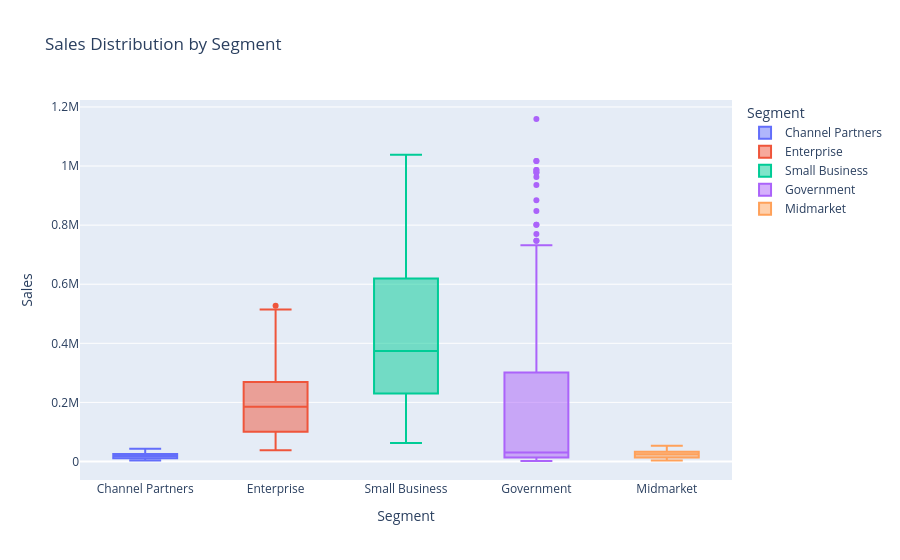

This figure's notebook cell:
### Code cell
fig = px.box(
    df, x='Segment', y='Sales',
    color='Segment',
    title='Sales Distribution by Segment',
    points='outliers'
)
fig.show()

### Figure 1 — Plotly figure (JSON) as saved in the notebook; plotly's stock layout.template omitted (floating-point values rounded to 4 significant figures; data arrays with more than 128 entries replaced by an {"elided": "..."} marker saying what was removed)
{"data": [{"alignmentgroup": "True", "boxpoints": "outliers", "hovertemplate": "Segment=%{x}<br>Sales=%{y}<extra></extra>", "legendgroup": "Channel Partners", "marker": {"color": "#636efa"}, "name": "Channel Partners", "notched": false, "offsetgroup": "Channel Partners", "orientation": "v", "showlegend": true, "type": "box", "x": ["Channel Partners", "Channel Partners", "Channel Partners", "Channel Partners", "Channel Partners", "Channel Partners", "Channel Partners", "Channel Partners", "Channel Partners", "Channel Partners", "Channel Partners", "Channel Partners", "Channel Partners", "Channel Partners", "Channel Partners", "Channel Partners", "Channel Partners", "Channel Partners", "Channel Partners", "Channel Partners", "Channel Partners", "Channel Partners", "Channel Partners", "Channel Partners", "Channel Partners", "Channel Partners", "Channel Partners", "Channel Partners", "Channel Partners", "Channel Partners", "Channel Partners", "Channel Partners", "Channel Partners", "Channel Partners", "Channel Partners", "Channel Partners", "Channel Partners", "Channel Partners", "Channel Partners", "Channel Partners", "Channel Partners", "Channel Partners", "Channel Partners", "Channel Partners", "Channel Partners", "Channel Partners", "Channel Partners", "Channel Partners", "Channel Partners", "Channel Partners", "Channel Partners", "Channel Partners", "Channel Partners", "Channel Partners", "Channel Partners", "Channel Partners", "Channel Partners", "Channel Partners", "Channel Partners", "Channel Partners", "Channel Partners", "Channel Partners", "Channel Partners", "Channel Partners", "Channel Partners", "Channel Partners", "Channel Partners", "Channel Partners", "Channel Partners", "Channel Partners", "Channel Partners", "Channel Partners", "Channel Partners", "Channel Partners", "Channel Partners", "Channel Partners", "Channel Partners", "Channel Partners", "Channel Partners", "Channel Partners", "Channel Partners", "Channel Partners", "Channel Partners", "Channel Partners", "Channel Partners", "Channel Partners", "Channel Partners", "Channel Partners", "Channel Partners", "Channel Partners", "Channel Partners", "Channel Partners", "Channel Partners", "Channel Partners", "Channel Partners", "Channel Partners", "Channel Partners", "Channel Partners", "Channel Partners", "Channel Partners"], "x0": " ", "xaxis": "x", "y": [29160.0, 25930.0, 25930.0, 22930.0, 10570.0, 36210.0, 20690.0, 6602.0, 38020.0, 22270.0, 30220.0, 30220.0, 43000.0, 21030.0, 17170.0, 15230.0, 15230.0, 25350.0, 27710.0, 27710.0, 24400.0, 12790.0, 12790.0, 20990.0, 3342.0, 18520.0, 21260.0, 21480.0, 19400.0, 9976.0, 22130.0, 22130.0, 25900.0, 25540.0, 31730.0, 14380.0, 14380.0, 26140.0, 12410.0, 12410.0, 24720.0, 9100.0, 9100.0, 19380.0, 18480.0, 28860.0, 12720.0, 25930.0, 34060.0, 9610.0, 18540.0, 18540.0, 4404.0, 27800.0, 17250.0, 5041.0, 5041.0, 26700.0, 10580.0, 10580.0, 10730.0, 4008.0, 4008.0, 30840.0, 15180.0, 26110.0, 8113.0, 5100.0, 22300.0, 28100.0, 6306.0, 6306.0, 5961.0, 12800.0, 6339.0, 4280.0, 4280.0, 8114.0, 12750.0, 12750.0, 23630.0, 4169.0, 4169.0, 10940.0, 20790.0, 21360.0, 22070.0, 16880.0, 23440.0, 18420.0, 13430.0, 13430.0, 15940.0, 25690.0, 22660.0, 30070.0, 30070.0, 30720.0, 9323.0, 9323.0], "y0": " ", "yaxis": "y"}, {"alignmentgroup": "True", "boxpoints": "outliers", "hovertemplate": "Segment=%{x}<br>Sales=%{y}<extra></extra>", "legendgroup": "Enterprise", "marker": {"color": "#EF553B"}, "name": "Enterprise", "notched": false, "offsetgroup": "Enterprise", "orientation": "v", "showlegend": true, "type": "box", "x": ["Enterprise", "Enterprise", "Enterprise", "Enterprise", "Enterprise", "Enterprise", "Enterprise", "Enterprise", "Enterprise", "Enterprise", "Enterprise", "Enterprise", "Enterprise", "Enterprise", "Enterprise", "Enterprise", "Enterprise", "Enterprise", "Enterprise", "Enterprise", "Enterprise", "Enterprise", "Enterprise", "Enterprise", "Enterprise", "Enterprise", "Enterprise", "Enterprise", "Enterprise", "Enterprise", "Enterprise", "Enterprise", "Enterprise", "Enterprise", "Enterprise", "Enterprise", "Enterprise", "Enterprise", "Enterprise", "Enterprise", "Enterprise", "Enterprise", "Enterprise", "Enterprise", "Enterprise", "Enterprise", "Enterprise", "Enterprise", "Enterprise", "Enterprise", "Enterprise", "Enterprise", "Enterprise", "Enterprise", "Enterprise", "Enterprise", "Enterprise", "Enterprise", "Enterprise", "Enterprise", "Enterprise", "Enterprise", "Enterprise", "Enterprise", "Enterprise", "Enterprise", "Enterprise", "Enterprise", "Enterprise", "Enterprise", "Enterprise", "Enterprise", "Enterprise", "Enterprise", "Enterprise", "Enterprise", "Enterprise", "Enterprise", "Enterprise", "Enterprise", "Enterprise", "Enterprise", "Enterprise", "Enterprise", "Enterprise", "Enterprise", "Enterprise", "Enterprise", "Enterprise", "Enterprise", "Enterprise", "Enterprise", "Enterprise", "Enterprise", "Enterprise", "Enterprise", "Enterprise", "Enterprise", "Enterprise", "Enterprise"], "x0": " ", "xaxis": "x", "y": [265800.0, 43120.0, 43120.0, 313900.0, 215600.0, 180400.0, 111900.0, 215100.0, 90960.0, 191200.0, 172200.0, 172200.0, 333200.0, 114200.0, 64500.0, 243600.0, 243600.0, 284500.0, 334300.0, 334300.0, 110000.0, 83600.0, 83600.0, 211200.0, 166700.0, 233500.0, 225500.0, 283200.0, 514500.0, 159400.0, 97390.0, 97390.0, 358600.0, 124700.0, 70440.0, 271600.0, 271600.0, 215800.0, 156000.0, 156000.0, 115600.0, 99100.0, 99100.0, 290600.0, 104200.0, 352100.0, 95830.0, 95400.0, 527400.0, 278800.0, 190400.0, 190400.0, 408400.0, 294000.0, 242600.0, 115300.0, 115300.0, 58650.0, 206900.0, 206900.0, 105400.0, 262800.0, 262800.0, 203400.0, 303300.0, 61630.0, 169300.0, 128100.0, 128900.0, 38360.0, 81100.0, 81100.0, 225600.0, 177100.0, 240000.0, 237200.0, 237200.0, 99760.0, 136600.0, 136600.0, 40840.0, 82050.0, 82050.0, 203000.0, 259000.0, 65140.0, 323700.0, 355300.0, 387600.0, 305700.0, 89970.0, 89970.0, 430700.0, 352600.0, 179600.0, 102200.0, 102200.0, 262600.0, 318200.0, 318200.0], "y0": " ", "yaxis": "y"}, {"alignmentgroup": "True", "boxpoints": "outliers", "hovertemplate": "Segment=%{x}<br>Sales=%{y}<extra></extra>", "legendgroup": "Small Business", "marker": {"color": "#00cc96"}, "name": "Small Business", "notched": false, "offsetgroup": "Small Business", "orientation": "v", "showlegend": true, "type": "box", "x": ["Small Business", "Small Business", "Small Business", "Small Business", "Small Business", "Small Business", "Small Business", "Small Business", "Small Business", "Small Business", "Small Business", "Small Business", "Small Business", "Small Business", "Small Business", "Small Business", "Small Business", "Small Business", "Small Business", "Small Business", "Small Business", "Small Business", "Small Business", "Small Business", "Small Business", "Small Business", "Small Business", "Small Business", "Small Business", "Small Business", "Small Business", "Small Business", "Small Business", "Small Business", "Small Business", "Small Business", "Small Business", "Small Business", "Small Business", "Small Business", "Small Business", "Small Business", "Small Business", "Small Business", "Small Business", "Small Business", "Small Business", "Small Business", "Small Business", "Small Business", "Small Business", "Small Business", "Small Business", "Small Business", "Small Business", "Small Business", "Small Business", "Small Business", "Small Business", "Small Business", "Small Business", "Small Business", "Small Business", "Small Business", "Small Business", "Small Business", "Small Business", "Small Business", "Small Business", "Small Business", "Small Business", "Small Business", "Small Business", "Small Business", "Small Business", "Small Business", "Small Business", "Small Business", "Small Business", "Small Business", "Small Business", "Small Business", "Small Business", "Small Business", "Small Business", "Small Business", "Small Business", "Small Business", "Small Business", "Small Business", "Small Business", "Small Business", "Small Business", "Small Business", "Small Business", "Small Business", "Small Business", "Small Business", "Small Business", "Small Business"], "x0": " ", "xaxis": "x", "y": [354100.0, 69400.0, 69400.0, 391700.0, 687000.0, 233100.0, 600300.0, 229100.0, 1038000.0, 474900.0, 298700.0, 298700.0, 1036000.0, 545300.0, 589000.0, 386000.0, 386000.0, 364700.0, 563300.0, 563300.0, 87910.0, 344300.0, 344300.0, 106500.0, 313100.0, 708400.0, 267600.0, 631100.0, 468100.0, 269900.0, 125000.0, 125000.0, 462900.0, 431100.0, 645300.0, 608500.0, 608500.0, 361500.0, 230300.0, 230300.0, 313300.0, 62920.0, 62920.0, 654300.0, 91180.0, 210600.0, 725900.0, 76150.0, 407400.0, 508000.0, 200500.0, 200500.0, 750500.0, 535400.0, 292800.0, 582000.0, 582000.0, 358800.0, 356200.0, 356200.0, 236400.0, 146700.0, 146700.0, 679900.0, 313500.0, 700200.0, 766400.0, 323700.0, 458000.0, 159600.0, 679000.0, 679000.0, 206700.0, 287400.0, 116600.0, 139200.0, 139200.0, 567600.0, 175300.0, 175300.0, 741900.0, 619400.0, 619400.0, 656400.0, 223000.0, 922700.0, 827600.0, 808100.0, 683400.0, 840400.0, 282400.0, 282400.0, 634700.0, 655600.0, 509700.0, 260600.0, 260600.0, 862800.0, 382800.0, 382800.0], "y0": " ", "yaxis": "y"}, {"alignmentgroup": "True", "boxpoints": "outliers", "hovertemplate": "Segment=%{x}<br>Sales=%{y}<extra></extra>", "legendgroup": "Government", "marker": {"color": "#ab63fa"}, "name": "Government", "notched": false, "offsetgroup": "Government", "orientation": "v", "showlegend": true, "type": "box", "x": {"elided": "288 str values"}, "x0": " ", "xaxis": "x", "y": {"elided": "288 float values"}, "y0": " ", "yaxis": "y"}, {"alignmentgroup": "True", "boxpoints": "outliers", "hovertemplate": "Segment=%{x}<br>Sales=%{y}<extra></extra>", "legendgroup": "Midmarket", "marker": {"color": "#FFA15A"}, "name": "Midmarket", "notched": false, "offsetgroup": "Midmarket", "orientation": "v", "showlegend": true, "type": "box", "x": ["Midmarket", "Midmarket", "Midmarket", "Midmarket", "Midmarket", "Midmarket", "Midmarket", "Midmarket", "Midmarket", "Midmarket", "Midmarket", "Midmarket", "Midmarket", "Midmarket", "Midmarket", "Midmarket", "Midmarket", "Midmarket", "Midmarket", "Midmarket", "Midmarket", "Midmarket", "Midmarket", "Midmarket", "Midmarket", "Midmarket", "Midmarket", "Midmarket", "Midmarket", "Midmarket", "Midmarket", "Midmarket", "Midmarket", "Midmarket", "Midmarket", "Midmarket", "Midmarket", "Midmarket", "Midmarket", "Midmarket", "Midmarket", "Midmarket", "Midmarket", "Midmarket", "Midmarket", "Midmarket", "Midmarket", "Midmarket", "Midmarket", "Midmarket", "Midmarket", "Midmarket", "Midmarket", "Midmarket", "Midmarket", "Midmarket", "Midmarket", "Midmarket", "Midmarket", "Midmarket", "Midmarket", "Midmarket", "Midmarket", "Midmarket", "Midmarket", "Midmarket", "Midmarket", "Midmarket", "Midmarket", "Midmarket", "Midmarket", "Midmarket", "Midmarket", "Midmarket", "Midmarket", "Midmarket", "Midmarket", "Midmarket", "Midmarket", "Midmarket", "Midmarket", "Midmarket", "Midmarket", "Midmarket", "Midmarket", "Midmarket", "Midmarket", "Midmarket", "Midmarket", "Midmarket", "Midmarket", "Midmarket", "Midmarket", "Midmarket", "Midmarket", "Midmarket", "Midmarket", "Midmarket", "Midmarket", "Midmarket"], "x0": " ", "xaxis": "x", "y": [31860.0, 22480.0, 22480.0, 20830.0, 32280.0, 5126.0, 34740.0, 28320.0, 20580.0, 17600.0, 40100.0, 40100.0, 22260.0, 32630.0, 3139.0, 20420.0, 20420.0, 35490.0, 29670.0, 29670.0, 8235.0, 29250.0, 29250.0, 4767.0, 32560.0, 52170.0, 34100.0, 34510.0, 53590.0, 36030.0, 32670.0, 32670.0, 51140.0, 29310.0, 37340.0, 16750.0, 16750.0, 6762.0, 27970.0, 27970.0, 8613.0, 28300.0, 28300.0, 13240.0, 30150.0, 9194.0, 3586.0, 13820.0, 6885.0, 21570.0, 13320.0, 13320.0, 6273.0, 24580.0, 11090.0, 14980.0, 14980.0, 19520.0, 9812.0, 9812.0, 8744.0, 21800.0, 21800.0, 24120.0, 5016.0, 40770.0, 14610.0, 32880.0, 35870.0, 3344.0, 37050.0, 37050.0, 8654.0, 26490.0, 37080.0, 29250.0, 29250.0, 39770.0, 28800.0, 28800.0, 40890.0, 9662.0, 9662.0, 33630.0, 28300.0, 7909.0, 22480.0, 8936.0, 50160.0, 10660.0, 33500.0, 33500.0, 42710.0, 30990.0, 22790.0, 16260.0, 16260.0, 28620.0, 9225.0, 9225.0], "y0": " ", "yaxis": "y"}], "layout": {"boxmode": "overlay", "legend": {"title": {"text": "Segment"}, "tracegroupgap": 0}, "title": {"text": "Sales Distribution by Segment"}, "xaxis": {"anchor": "y", "categoryarray": ["Channel Partners", "Enterprise", "Small Business", "Government", "Midmarket"], "categoryorder": "array", "domain": [0, 1], "title": {"text": "Segment"}}, "yaxis": {"anchor": "x", "domain": [0, 1], "title": {"text": "Sales"}}}}
